Frame 1 (no input): blank canvas, image omitted
Frame 60 (the mouse pressed at the canvas centre just before this capture): blank canvas, image omitted
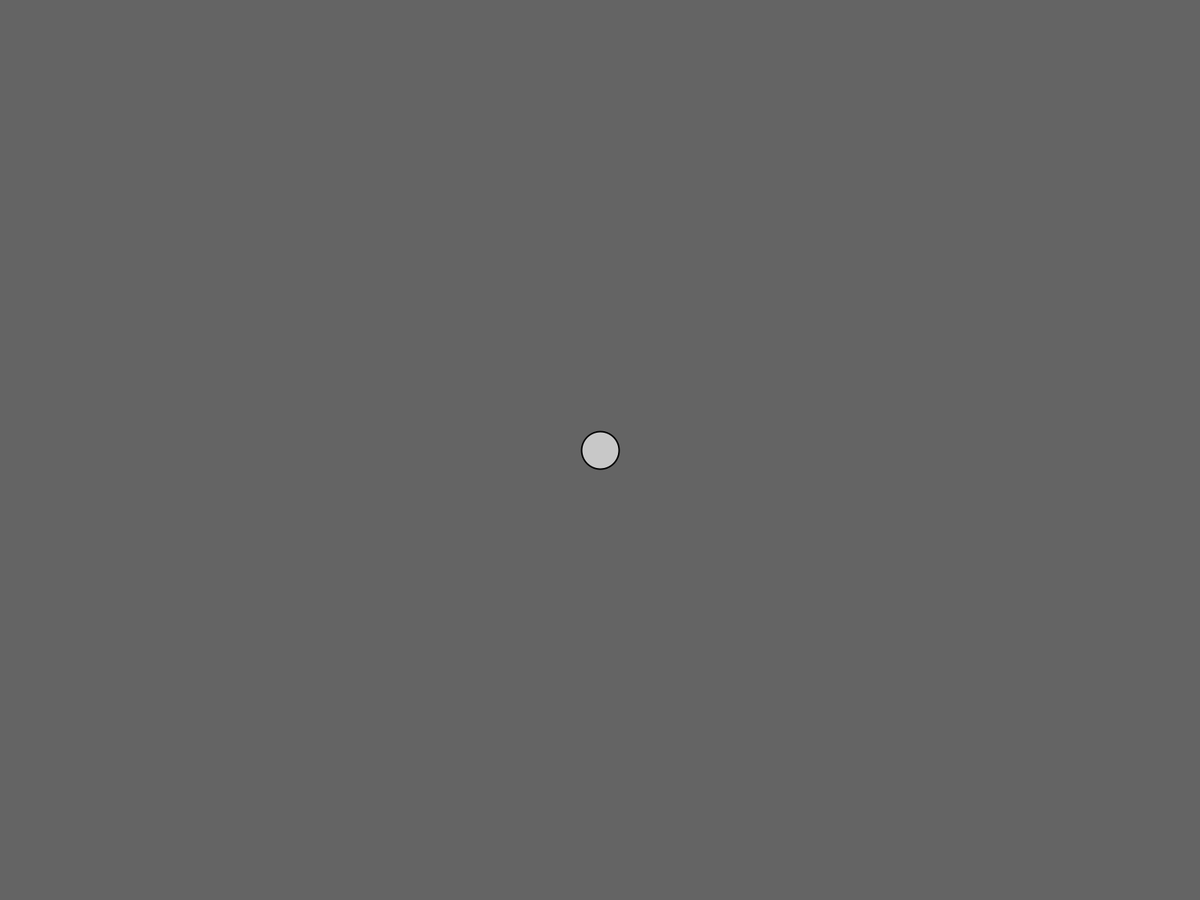
Frame 120 (the mouse held since frame 60 and released just before this capture)

The Processing sketch whose frames 1 and 60 were blank and that drew this single picture after the mouse press (run headless with seeded random() and noise(); from frame 60 on, the mouse is pressed at the canvas centre):

// Processing sketch: Interactive
// ── Interactive.pde
void setup() {
  fullScreen();
}

void draw() {
  background(100);
  stroke(0);
  strokeWeight(2);
  fill(200);
  ellipse(mouseX, mouseY, 50, 50);
}
